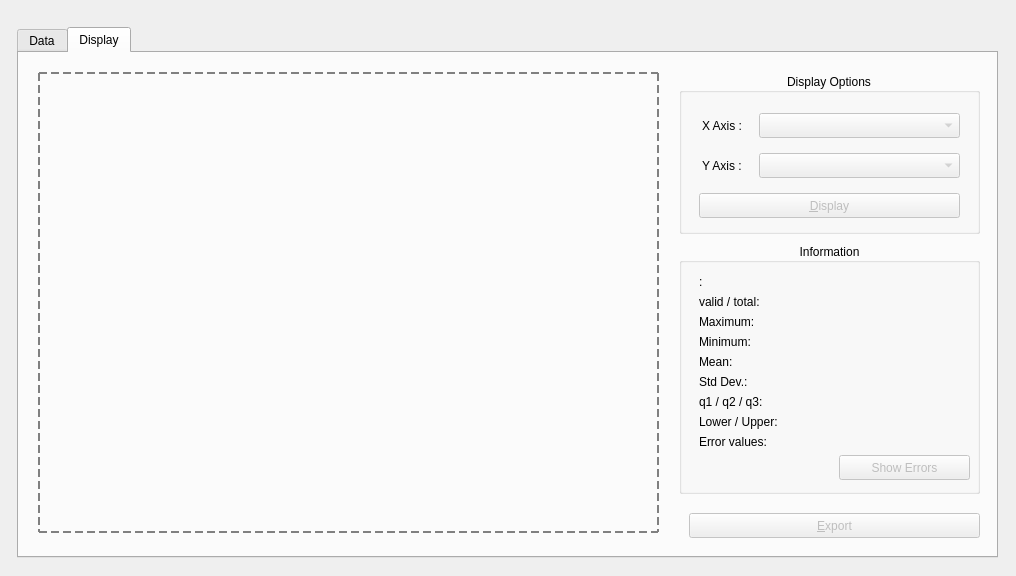
<?xml version="1.0" encoding="UTF-8"?>
<ui version="4.0">
 <class>form_boxplot</class>
 <widget class="QWidget" name="form_boxplot">
  <property name="geometry">
   <rect>
    <x>0</x>
    <y>0</y>
    <width>1016</width>
    <height>576</height>
   </rect>
  </property>
  <property name="windowTitle">
   <string>Box Plot</string>
  </property>
  <widget class="QTabWidget" name="tabs_pages">
   <property name="geometry">
    <rect>
     <x>17</x>
     <y>27</y>
     <width>981</width>
     <height>531</height>
    </rect>
   </property>
   <property name="currentIndex">
    <number>1</number>
   </property>
   <widget class="QWidget" name="tab_data">
    <attribute name="title">
     <string>Data</string>
    </attribute>
    <widget class="QTableView" name="table_data">
     <property name="geometry">
      <rect>
       <x>20</x>
       <y>20</y>
       <width>941</width>
       <height>431</height>
      </rect>
     </property>
    </widget>
    <widget class="QPushButton" name="button_open">
     <property name="geometry">
      <rect>
       <x>690</x>
       <y>460</y>
       <width>271</width>
       <height>25</height>
      </rect>
     </property>
     <property name="text">
      <string>&amp;Open...</string>
     </property>
     <property name="shortcut">
      <string>Ctrl+O</string>
     </property>
    </widget>
   </widget>
   <widget class="QWidget" name="tab_display">
    <attribute name="title">
     <string>Display</string>
    </attribute>
    <widget class="QPushButton" name="button_export">
     <property name="enabled">
      <bool>false</bool>
     </property>
     <property name="geometry">
      <rect>
       <x>670</x>
       <y>460</y>
       <width>291</width>
       <height>25</height>
      </rect>
     </property>
     <property name="text">
      <string>&amp;Export</string>
     </property>
     <property name="shortcut">
      <string>Ctrl+S</string>
     </property>
    </widget>
    <widget class="QWidget" name="widget_graph" native="true">
     <property name="geometry">
      <rect>
       <x>19</x>
       <y>19</y>
       <width>621</width>
       <height>461</height>
      </rect>
     </property>
     <property name="styleSheet">
      <string notr="true">border: 2px dashed grey</string>
     </property>
    </widget>
    <widget class="QGroupBox" name="group_display">
     <property name="geometry">
      <rect>
       <x>660</x>
       <y>20</y>
       <width>301</width>
       <height>161</height>
      </rect>
     </property>
     <property name="title">
      <string>Display Options</string>
     </property>
     <property name="alignment">
      <set>Qt::AlignCenter</set>
     </property>
     <widget class="QPushButton" name="button_display">
      <property name="enabled">
       <bool>false</bool>
      </property>
      <property name="geometry">
       <rect>
        <x>20</x>
        <y>120</y>
        <width>261</width>
        <height>25</height>
       </rect>
      </property>
      <property name="text">
       <string>&amp;Display</string>
      </property>
      <property name="shortcut">
       <string>Return</string>
      </property>
      <property name="checkable">
       <bool>false</bool>
      </property>
      <property name="checked">
       <bool>false</bool>
      </property>
     </widget>
     <widget class="QComboBox" name="combo_x">
      <property name="enabled">
       <bool>false</bool>
      </property>
      <property name="geometry">
       <rect>
        <x>80</x>
        <y>40</y>
        <width>201</width>
        <height>25</height>
       </rect>
      </property>
     </widget>
     <widget class="QLabel" name="label_x">
      <property name="geometry">
       <rect>
        <x>23</x>
        <y>44</y>
        <width>67</width>
        <height>17</height>
       </rect>
      </property>
      <property name="text">
       <string>X Axis :</string>
      </property>
     </widget>
     <widget class="QComboBox" name="combo_y">
      <property name="enabled">
       <bool>false</bool>
      </property>
      <property name="geometry">
       <rect>
        <x>80</x>
        <y>80</y>
        <width>201</width>
        <height>25</height>
       </rect>
      </property>
     </widget>
     <widget class="QLabel" name="label_y">
      <property name="geometry">
       <rect>
        <x>23</x>
        <y>84</y>
        <width>67</width>
        <height>17</height>
       </rect>
      </property>
      <property name="text">
       <string>Y Axis :</string>
      </property>
     </widget>
     <zorder>label_x</zorder>
     <zorder>button_display</zorder>
     <zorder>combo_x</zorder>
     <zorder>combo_y</zorder>
     <zorder>label_y</zorder>
    </widget>
    <widget class="QGroupBox" name="group_info">
     <property name="geometry">
      <rect>
       <x>660</x>
       <y>190</y>
       <width>301</width>
       <height>251</height>
      </rect>
     </property>
     <property name="title">
      <string>Information</string>
     </property>
     <property name="alignment">
      <set>Qt::AlignCenter</set>
     </property>
     <widget class="QLabel" name="label_valid_total">
      <property name="geometry">
       <rect>
        <x>20</x>
        <y>50</y>
        <width>261</width>
        <height>17</height>
       </rect>
      </property>
      <property name="text">
       <string>valid / total: </string>
      </property>
     </widget>
     <widget class="QLabel" name="label_max">
      <property name="geometry">
       <rect>
        <x>20</x>
        <y>70</y>
        <width>261</width>
        <height>17</height>
       </rect>
      </property>
      <property name="text">
       <string>Maximum: </string>
      </property>
     </widget>
     <widget class="QLabel" name="label_min">
      <property name="geometry">
       <rect>
        <x>20</x>
        <y>90</y>
        <width>261</width>
        <height>17</height>
       </rect>
      </property>
      <property name="text">
       <string>Minimum: </string>
      </property>
     </widget>
     <widget class="QLabel" name="label_mean">
      <property name="geometry">
       <rect>
        <x>20</x>
        <y>110</y>
        <width>261</width>
        <height>17</height>
       </rect>
      </property>
      <property name="text">
       <string>Mean: </string>
      </property>
     </widget>
     <widget class="QLabel" name="label_std">
      <property name="geometry">
       <rect>
        <x>20</x>
        <y>130</y>
        <width>261</width>
        <height>17</height>
       </rect>
      </property>
      <property name="text">
       <string>Std Dev.: </string>
      </property>
     </widget>
     <widget class="QLabel" name="label_qs">
      <property name="geometry">
       <rect>
        <x>20</x>
        <y>150</y>
        <width>261</width>
        <height>17</height>
       </rect>
      </property>
      <property name="text">
       <string>q1 / q2 / q3: </string>
      </property>
     </widget>
     <widget class="QLabel" name="label_bound">
      <property name="geometry">
       <rect>
        <x>20</x>
        <y>170</y>
        <width>261</width>
        <height>17</height>
       </rect>
      </property>
      <property name="text">
       <string>Lower / Upper: </string>
      </property>
     </widget>
     <widget class="QLabel" name="label_errors">
      <property name="geometry">
       <rect>
        <x>20</x>
        <y>190</y>
        <width>261</width>
        <height>17</height>
       </rect>
      </property>
      <property name="text">
       <string>Error values:</string>
      </property>
     </widget>
     <widget class="QLabel" name="label_x_value">
      <property name="geometry">
       <rect>
        <x>20</x>
        <y>30</y>
        <width>261</width>
        <height>17</height>
       </rect>
      </property>
      <property name="text">
       <string>&lt;x&gt;: </string>
      </property>
     </widget>
     <widget class="QPushButton" name="button_show_errors">
      <property name="enabled">
       <bool>false</bool>
      </property>
      <property name="geometry">
       <rect>
        <x>160</x>
        <y>212</y>
        <width>131</width>
        <height>25</height>
       </rect>
      </property>
      <property name="text">
       <string>Show Errors</string>
      </property>
     </widget>
    </widget>
   </widget>
  </widget>
 </widget>
 <resources/>
 <connections/>
</ui>
